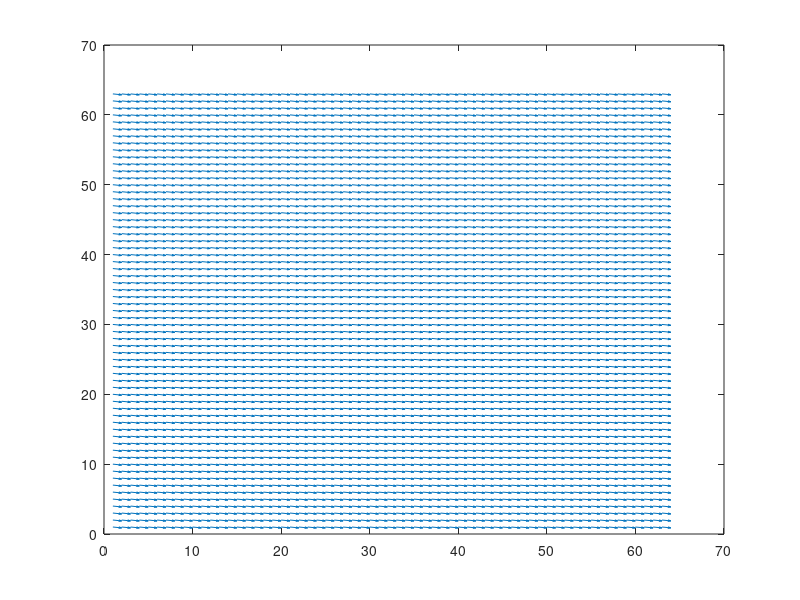

This chart was generated by the following MATLAB code:
cycles = 100;
xvec = 1:63; yvec = 1:63; tvec = 1:300;
[X,Y,T] = meshgrid(xvec,yvec,tvec);
p = 100;
U = sin(2*pi*T/p);
V = cos(2*pi*T/p);

scl = 1;
fig = figure;
hquiver = quiver(X(:,:,1),Y(:,:,1),scl*U(:,:,1),scl*V(:,:,1),0);

iframe = 10;

available_frames = [1:3:300];
nFrames = length(available_frames);
U = U(:,:,available_frames);
V = V(:,:,available_frames);


t0 = tic;
frameRate = 30; % target frame rate
for icycles = 1 : cycles*nFrames
    telapsed = toc(t0);
    icycles
    theo_frame = round(1 + mod(telapsed*frameRate,nFrames))
    [~,idx] = min(abs(theo_frame-available_frames));
    iframe = available_frames(idx)
    u = U(:,:,iframe);
    v = V(:,:,iframe);

    set(hquiver,'UData',scl*u);
    set(hquiver,'VData',scl*v);
    drawnow
end
